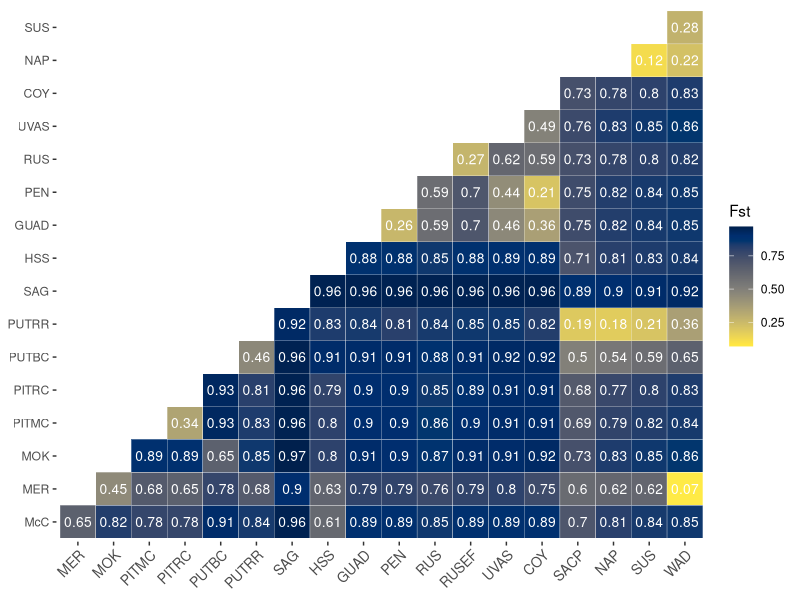
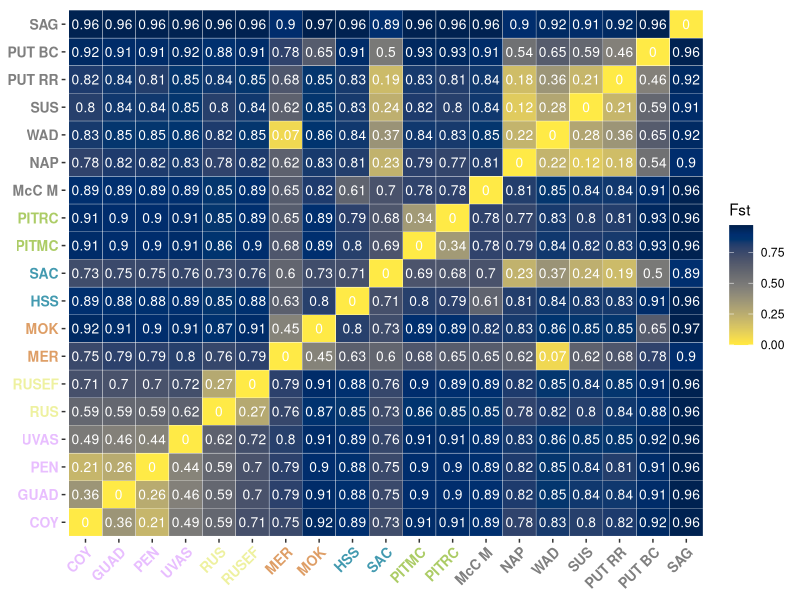
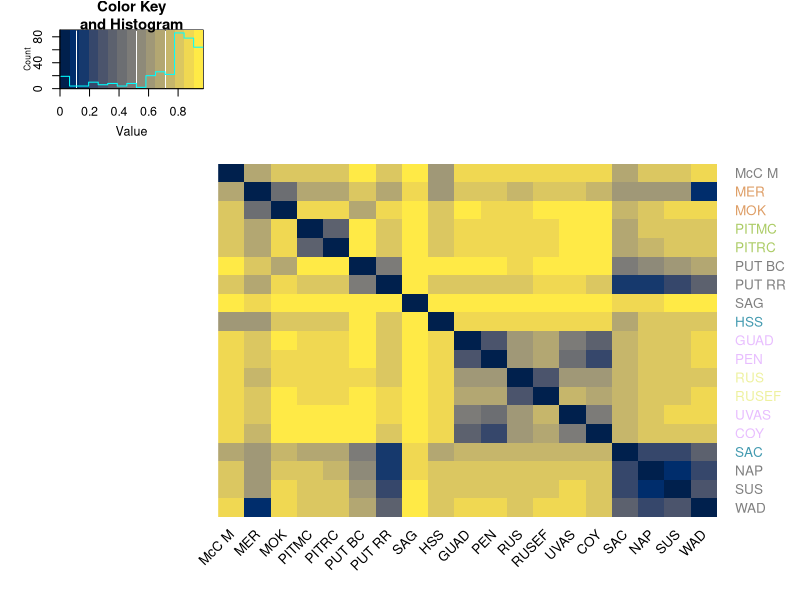
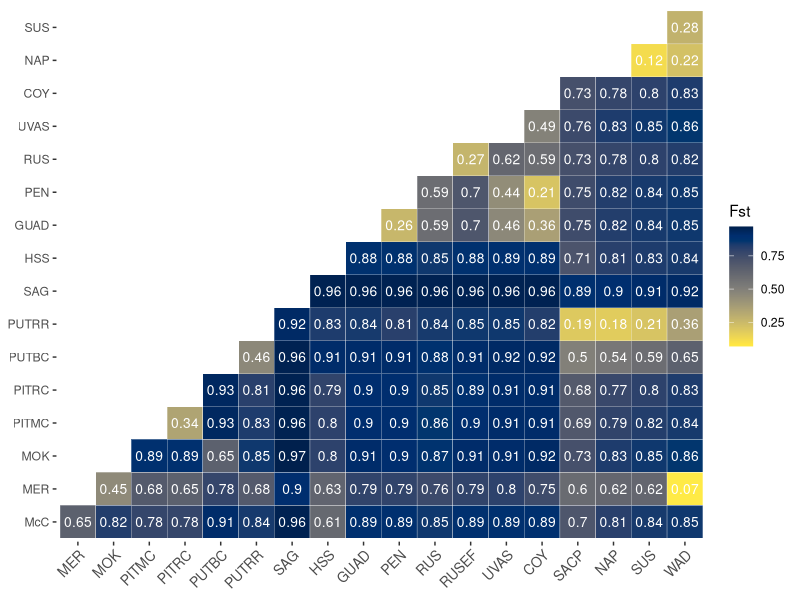
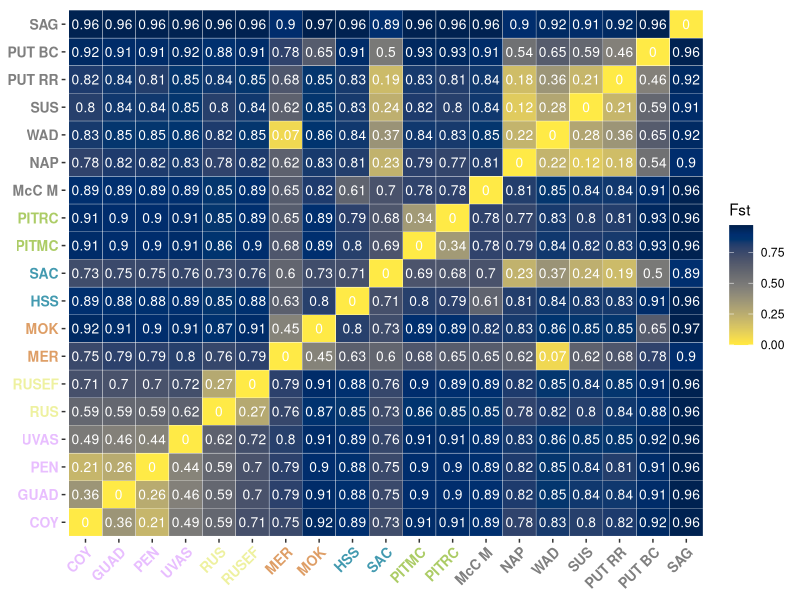
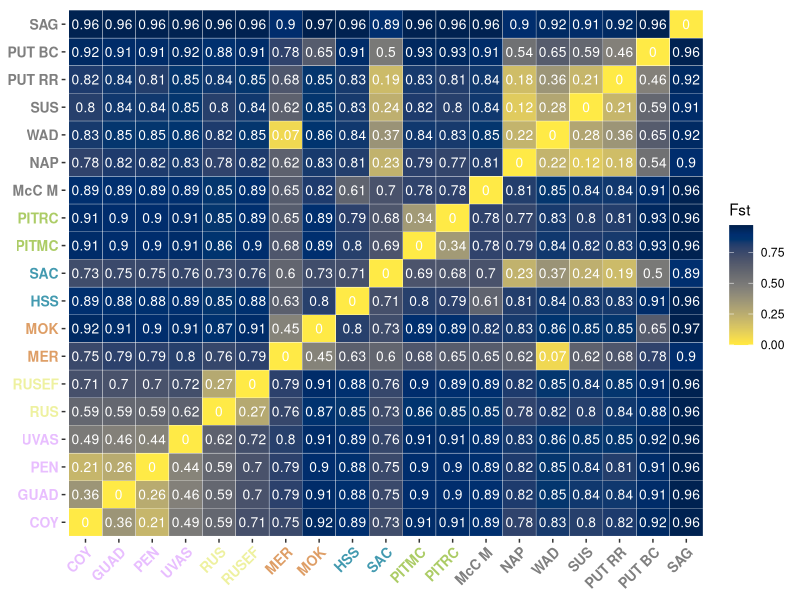
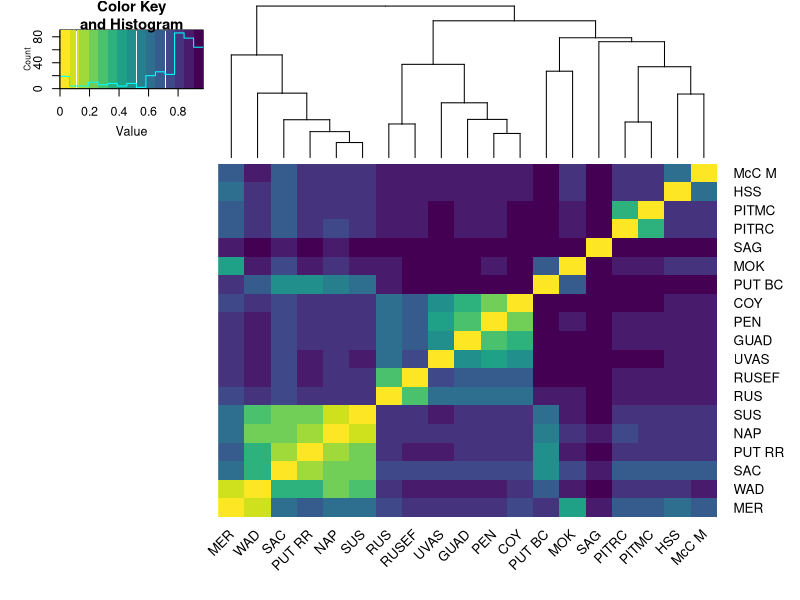

Reproduce these figures in R, in order.
## ---- chunk 1
knitr::opts_chunk$set(echo = TRUE, warning = FALSE, message=FALSE)
## ---- chunk 2
library(tidyverse)
library(viridis)
library(gplots)
## ---- chunk 3
d<-read_tsv("fst/fst.tsv")
d
## ---- chunk 4
d2<-d %>% pivot_longer(!Loc, names_to="Loc2", values_to = "Fst")
d2
## ---- chunk 5
d3<-d2 %>% filter(Fst !="-") 
d3$Fst<-as.numeric(d3$Fst)

d3$Loc<-factor(d3$Loc, levels=d$Loc)
d3$Loc2<-factor(d3$Loc2, levels=d$Loc)

## ---- chunk 6
fst<-ggplot(drop_na(d3), aes(Loc, Loc2)) + 
  geom_tile(aes(fill = Fst), color="white") + 
  theme_minimal() +
  scale_fill_viridis(discrete=FALSE, option = "cividis", space = "Lab", direction = -1) + 
  theme_bw() + 
  theme(axis.text.x=element_text(angle=45,vjust=1,size=10,hjust=1), panel.border=element_blank(),
        panel.grid.major=element_blank(), axis.title.y = element_blank(), axis.title.x = element_blank()) + scale_y_discrete(position = "left") + 
  geom_text(aes(label = round(Fst, 2)), size=3.5, colour = "white") +
   theme(plot.title = element_text(face="bold", size=16)) 

fst

ggsave("supplementary-figure-s2/001-fst-plot.jpeg", width=8, height=6)
## ---- chunk 7
m<-read_tsv("fst/fst-mat-2.tsv", col_names = FALSE) %>% as.matrix()
m
diag(m)
## ---- chunk 8
#https://stackoverflow.com/questions/33026183/r-make-symmetric-matrix-from-lower-diagonal

makeSymm <- function(m) {
   m[upper.tri(m)] <- t(m)[upper.tri(m)]
   return(m)
}
m2<-makeSymm(m)
m2
## ---- chunk 9

levels<-c("COY","GUAD","PEN","UVAS","RUS","RUSEF",
                                            "HSS","McC HB", "SAC",
                                            "PITMC","PITRC",
                                            "MER","MOK",
                                            "McC M", "NAP","WAD","SUS","PUT RR","CLS","PUT BC",
                                            "SAG")

names<-read_tsv("fst/fst-mat-2-vector.tsv", col_names=c("Location"))
names$Location<-factor(names$Location, levels=levels)
cols<-names %>% mutate(Color = ifelse(Location %in% c("PITMC","PITRC"), "#ACCC66", #Pit
                           ifelse(Location %in% c("CLS","McC M","NAP","PUT BC","PUT RR","SUS","WAD"), "grey50",   #Prickly
                           ifelse(Location %in% c("SAG"),"grey50", # Paiute
                           ifelse(Location %in% c("COY","UVAS","PEN","GUAD"),"#E8BEFF", # C o o
                           ifelse(Location %in% c("RUSEF","RUS"), "#EEF1A0", # C o p
                           ifelse(Location %in% c("MER","MOK"), "#DE9E66", # C g g
                           ifelse(Location %in% c("SAC","McC HB","HSS"), "#439AB0", "grey50"))))))))

## ---- chunk 10
colnames(m2)<-names$Location
rownames(m2)<-names$Location
## ---- chunk 11

entries<-c("COY","GUAD","PEN","UVAS","RUS","RUSEF",
                                            "MER","MOK",
                                            "HSS", "SAC",
                                            "PITMC","PITRC",
                                            "McC M", "NAP","WAD","SUS","PUT RR","PUT BC",
                                            "SAG")
reorder<-m2[, entries]
reorder<-reorder[entries,]
## ---- chunk 12
write.table(reorder, file="fst/fst-reordered.csv",sep = ",")
## ---- chunk 13
m3<-as_tibble(m2)
m3$Loc<-names$Location
dfm<-m3 %>% pivot_longer(!Loc, names_to="Loc2", values_to = "Fst")
dfm$Loc<-factor(dfm$Loc, levels=entries)
dfm$Loc2<-factor(dfm$Loc2, levels=entries)
cols$Location<-factor(cols$Location, levels=entries)
cols2<- cols %>% arrange(Location)

fst2<-ggplot(dfm, aes(Loc, Loc2)) + 
  geom_tile(aes(fill = Fst), color="white") + 
  theme_minimal() +
  scale_fill_viridis(discrete=FALSE, option = "cividis", space = "Lab", direction = -1) + 
  theme_bw() + 
  theme(axis.text.x=element_text(angle=45,vjust=1,size=10,hjust=1,
                                 color = cols2$Color, face="bold"),
        axis.text.y=element_text(size=10, color=cols2$Color, face="bold"),
   panel.border=element_blank(),
   panel.grid.major=element_blank(), axis.title.y = element_blank(), 
   axis.title.x = element_blank()) +     
   scale_y_discrete(position = "left") + 
   geom_text(aes(label = round(Fst, 2)), size=3.5, colour = "white") +
   theme(plot.title = element_text(face="bold", size=16)) 

fst2

ggsave("supplementary-figure-s2/S2.jpg", width=10, height=9)
ggsave("supplementary-figure-s2/s2.pdf", width=10, height=9)

## ---- chunk 14
heatmap.2(m2, trace="none",
          key=TRUE, srtCol=45, margins = c(5,5), Rowv=FALSE, Colv=FALSE, col=cividis,
          colRow = cols$Color)
## ---- chunk 15
pdf("supplementary-figure-s2/fst-heatmap.pdf", width=8, height=7)
heatmap.2(m2, trace="none",
          key=TRUE, srtCol=45, margins = c(5,5),  dendrogram=c("column"), col=viridis(15, direction=-1))
